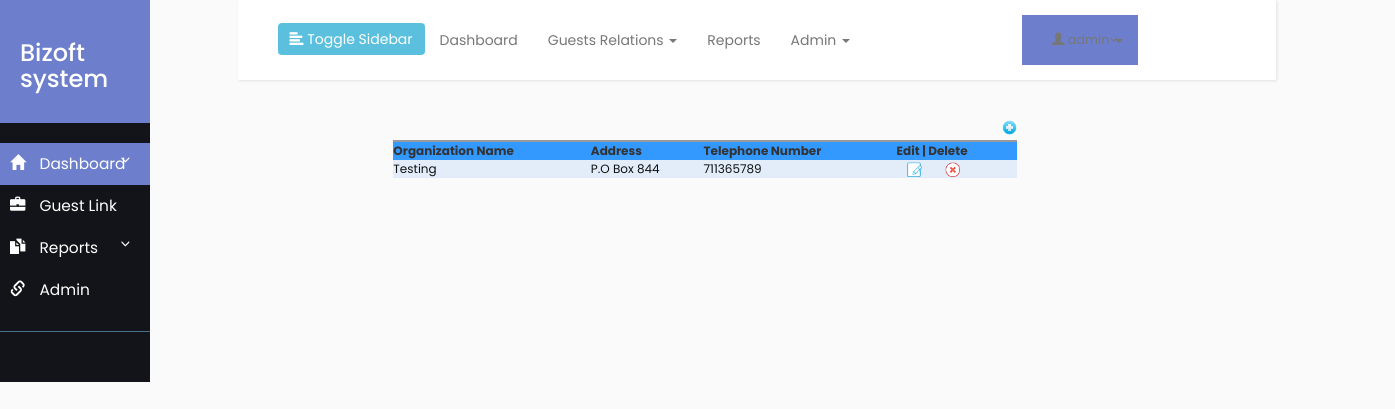
The page /profile.php (signed in) on the database its author committed.
### tables this page shows
CREATE TABLE IF NOT EXISTS `organization` (
  `id` int(11) NOT NULL AUTO_INCREMENT,
  `name` varchar(100) NOT NULL,
  `address` varchar(11) NOT NULL,
  `phone` int(100) NOT NULL,
  PRIMARY KEY (`id`),
  KEY `id` (`id`)
);

### profile.php (the view, shortened to what this page needs)
<?php
require_once("db.php");
$sql = "SELECT * FROM organization ORDER BY id DESC";
$result = mysqli_query($conn,$sql);
?>
<html>
<head>
<link rel="stylesheet" type="text/css" href="styles.css" />
</head>
<body>
	<div class="row">
		<div class="col-sm-2">
			<?php include_once 'sidebar.php';?>
		</div>
		<div class="col-sm-9" style="align-content: center;">
			<?php include_once 'header.php' ;?>
			<form name="frmUser" method="post" action="">
<div style="width: 35%px; align-content: center; margin-left: 15%; margin-right: 25%">
<div align="right" style="padding-bottom:5px;"><a href="add_staff.php" class="link"><img alt='Add' title='Add' src='images/add.png' width='15px' height='15px'/> </a></div>
<table border="0" cellpadding="10" cellspacing="1" width="100%" class="tblListForm">
<tr class="listheader">
<td>Organization Name</td>
<td>Address</td>
<td>Telephone Number</td>
<td>Edit | Delete</td>
</tr>
<?php
$i=0;
while($row = mysqli_fetch_array($result)) {
if($i%2==0)
$classname="evenRow";
else
$classname="oddRow";
?>
<tr class="<?php if(isset($classname)) echo $classname;?>">
<td><?php echo $row["name"]; ?></td>
<td><?php echo $row["address"]; ?></td>
<td><?php echo $row["phone"]; ?></td>
<td><a href="edit_profile.php?id=<?php echo $row["id"]; ?>" class="link"><img alt='Edit' title='Edit' src='images/edit.png' width='15px' height='15px' hspace='10' /></a>  <a href="#?userId=<?php echo $row["userId"]; ?>"  class="link"><img alt='Delete' title='Delete' src='images/delete.png' width='15px' height='15px'hspace='10' /></a></td>
</tr>
<?php
$i++;
}
?>
</table>
</form>
</div>
		</div>
</body>
</html>

### styles.css (style rules this page uses)
body { margin-left: 20px; }
.evenRow { background-color: #E2EDF9; font-size:12px; color:#101010; }
.tblListForm { border-top:2px #999999 solid; }
.listheader { background-color:#3399FF; font-size:12px; font-weight:bold; }
.link { text-decoration:none; color:#5e8fc7; font-size:11px; }

### style4.css (style rules this page uses)
body { font-family: 'Poppins', sans-serif; background: #fafafa; }
a, a:hover, a:focus { color: inherit; text-decoration: none; transition: all 0.3s; }

### rows shown on the page
organization: name "Testing", address "P.O Box 844", phone "711365789"
